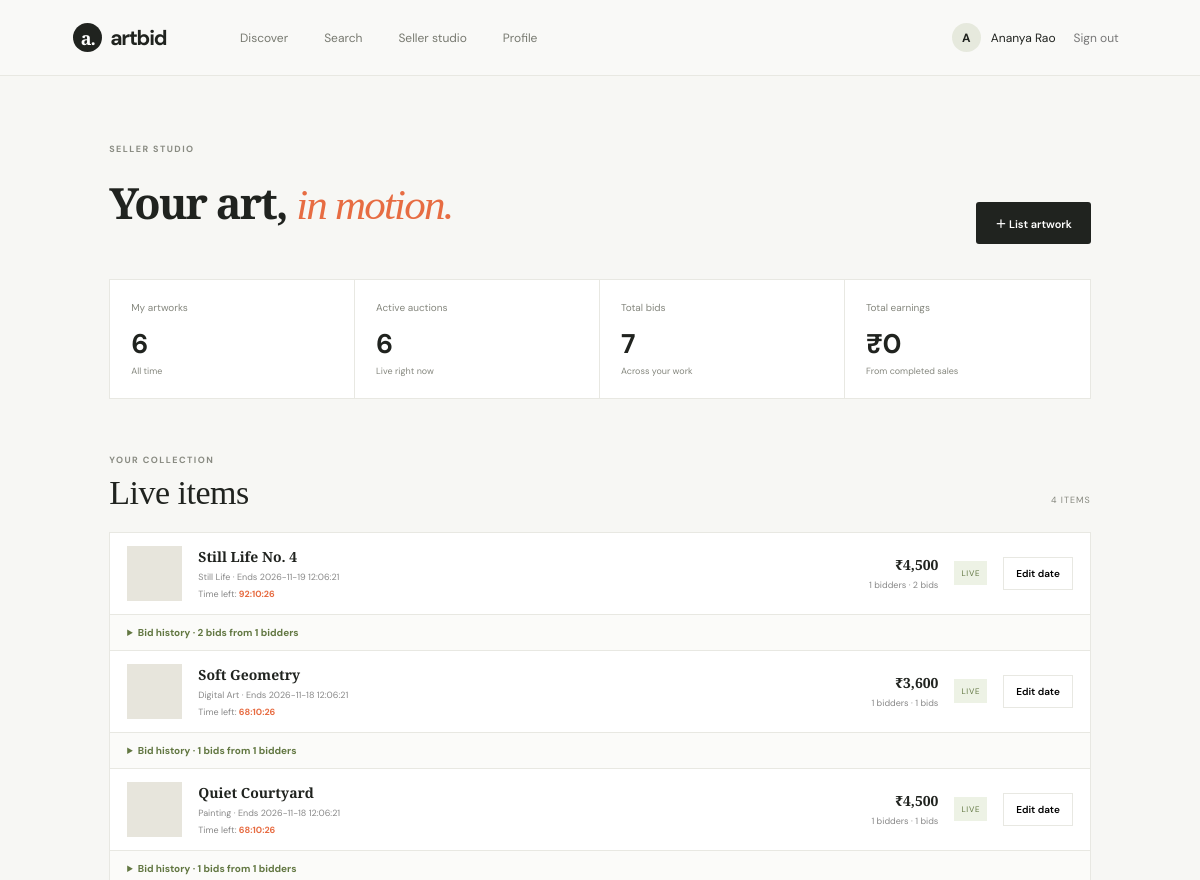
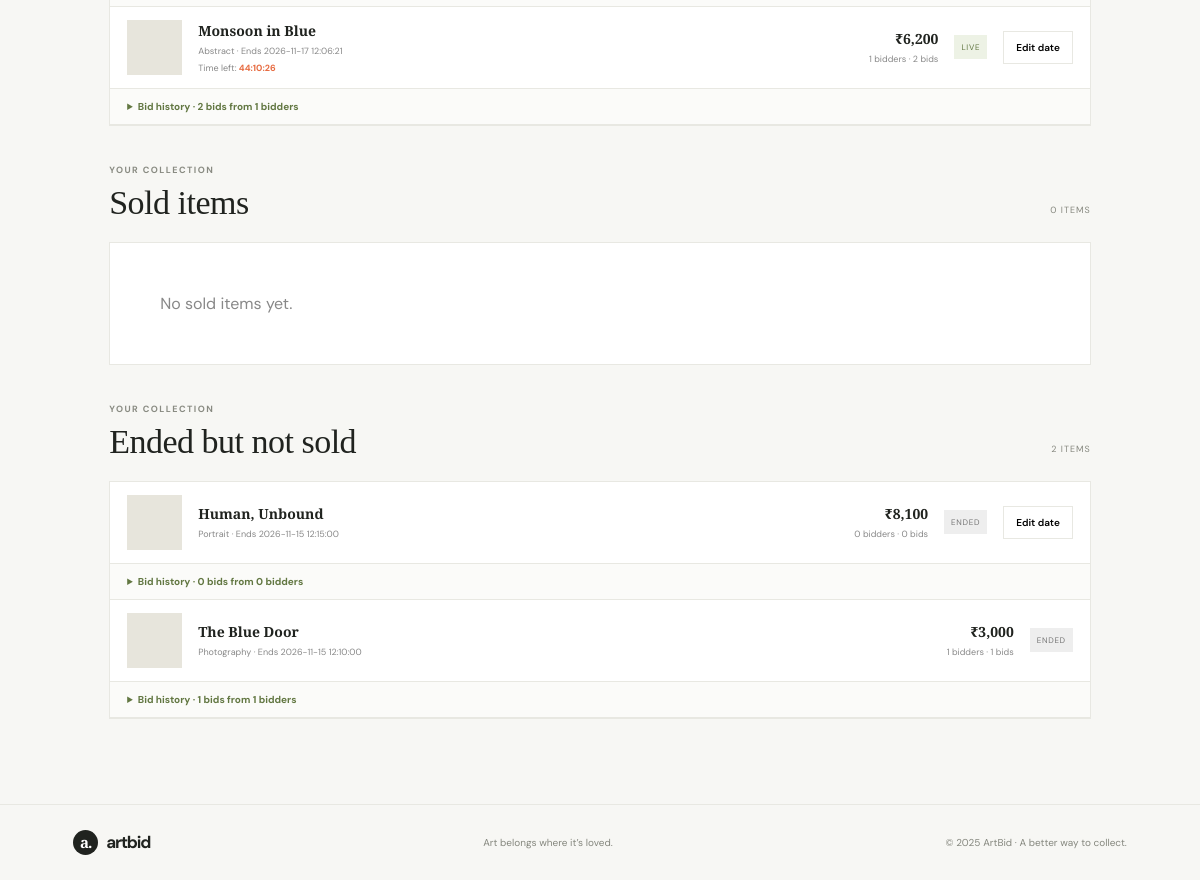
The app's page /?view=seller (signed in) with its own data (2 pictures, top to bottom).
### tables this page shows
CREATE TABLE `users` (
  `id` int(10) unsigned NOT NULL AUTO_INCREMENT,
  `name` varchar(120) NOT NULL,
  `email` varchar(190) NOT NULL,
  `password` varchar(255) NOT NULL,
  `role` enum('Seller','Buyer') NOT NULL DEFAULT 'Buyer',
  `phone` varchar(32) DEFAULT NULL,
  `location` varchar(160) DEFAULT NULL,
  `bio` text DEFAULT NULL,
  `created_at` timestamp NOT NULL DEFAULT current_timestamp(),
  `upi_id` varchar(100) DEFAULT NULL,
  PRIMARY KEY (`id`),
  UNIQUE KEY `email` (`email`)
);

CREATE TABLE `artworks` (
  `id` int(10) unsigned NOT NULL AUTO_INCREMENT,
  `seller_id` int(10) unsigned NOT NULL,
  `title` varchar(180) NOT NULL,
  `description` text NOT NULL,
  `category` varchar(80) NOT NULL,
  `image_url` varchar(1000) DEFAULT NULL,
  `base_price` decimal(12,2) NOT NULL,
  `starts_at` datetime NOT NULL,
  `ends_at` datetime NOT NULL,
  `created_at` timestamp NOT NULL DEFAULT current_timestamp(),
  PRIMARY KEY (`id`),
  KEY `seller_id` (`seller_id`),
  KEY `auction_ends` (`ends_at`),
  KEY `artwork_category` (`category`),
  CONSTRAINT `artworks_ibfk_1` FOREIGN KEY (`seller_id`) REFERENCES `users` (`id`) ON DELETE CASCADE
);

### includes/data.php (called while the page is built, shortened)
<?php
$view = $_GET['view'] ?? 'discover';
if ($pdo) {
    if ($me) {
        $q = $pdo->prepare('SELECT id, name, email, role, phone, location, bio, upi_id FROM users WHERE id = ?');
        $q->execute([$me['id']]);
    }
    if ($me && $me['role'] === 'Seller') {
        $q = $pdo->prepare('SELECT COUNT(*) total,
                                   (SELECT COUNT(*) FROM artworks WHERE seller_id = ? AND ends_at > NOW()) active,
                                   (SELECT COUNT(*) FROM bids b JOIN artworks a ON a.id = b.artwork_id WHERE a.seller_id = ?) bids,
                                   (SELECT COALESCE(SUM(w.amount), 0) FROM bids w JOIN artworks a ON a.id=w.artwork_id
                                    WHERE a.seller_id=? AND a.ends_at<NOW()
                                    AND w.id=(SELECT b2.id FROM bids b2 WHERE b2.artwork_id=a.id ORDER BY b2.amount DESC,b2.created_at ASC,b2.id ASC LIMIT 1)) earnings
                            FROM artworks WHERE seller_id = ?');
        $q->execute([$me['id'], $me['id'], $me['id'], $me['id']]);
        $dash = $q->fetch(PDO::FETCH_ASSOC);
        $q = $pdo->prepare('SELECT a.*, COALESCE(MAX(b.amount), a.base_price) current_bid,
                                   COUNT(DISTINCT b.buyer_id) bidders, COUNT(b.id) bid_count,
                                   CASE WHEN a.ends_at<=NOW() THEN (SELECT u.name FROM bids wb JOIN users u ON u.id=wb.buyer_id WHERE wb.artwork_id=a.id ORDER BY wb.amount DESC, wb.created_at ASC, wb.id ASC LIMIT 1) ELSE NULL END winner_name,
                                   CASE WHEN a.ends_at<=NOW() THEN (SELECT u.email FROM bids wb JOIN users u ON u.id=wb.buyer_id WHERE wb.artwork_id=a.id ORDER BY wb.amount DESC, wb.created_at ASC, wb.id ASC LIMIT 1) ELSE NULL END winner_email,
                                   CASE WHEN a.ends_at<=NOW() THEN (SELECT u.phone FROM bids wb JOIN users u ON u.id=wb.buyer_id WHERE wb.artwork_id=a.id ORDER BY wb.amount DESC, wb.created_at ASC, wb.id ASC LIMIT 1) ELSE NULL END winner_phone,
                                   CASE WHEN a.ends_at<=NOW() THEN (SELECT u.location FROM bids wb JOIN users u ON u.id=wb.buyer_id WHERE wb.artwork_id=a.id ORDER BY wb.amount DESC, wb.created_at ASC, wb.id ASC LIMIT 1) ELSE NULL END winner_location,
                                   CASE WHEN a.ends_at<=NOW() THEN (SELECT u.bio FROM bids wb JOIN users u ON u.id=wb.buyer_id WHERE wb.artwork_id=a.id ORDER BY wb.amount DESC, wb.created_at ASC, wb.id ASC LIMIT 1) ELSE NULL END winner_bio
                            FROM artworks a LEFT JOIN bids b ON b.artwork_id = a.id
                            WHERE a.seller_id = ? GROUP BY a.id ORDER BY a.ends_at DESC');
        $q->execute([$me['id']]);
        $sellerArts = $q->fetchAll(PDO::FETCH_ASSOC);
    }
}

### includes/helpers.php (called while the page is built, shortened)
<?php
function e($s){return htmlspecialchars((string)$s,ENT_QUOTES,'UTF-8');}
function money($n){return '₹'.number_format((float)$n);}

### views/seller-studio.php (the view, shortened to what this page needs)
<?php
if($view==='seller'&&$me&&$me['role']==='Seller'):
 $liveArts=[];$soldArts=[];$endedArts=[];
 foreach($sellerArts as $art){
  if(strtotime($art['ends_at'])>time())$liveArts[]=$art;
  elseif(!empty($art['winner_name']))$soldArts[]=$art;
  else $endedArts[]=$art;
 }
 $collectionGroups=['Live items'=>$liveArts,'Sold items'=>$soldArts,'Ended but not sold'=>$endedArts];
?>
<section class="dashboard">
 <div class="dash-head"><div><div class="eyebrow">SELLER STUDIO</div><h1>Your art, <em>in motion.</em></h1></div><button class="btn btn-dark" onclick="document.querySelector('#create').showModal()">＋ List artwork</button></div>
 <div class="metrics"><div class="metric"><span>My artworks</span><b><?= (int)($dash['total']??0)?></b><small>All time</small></div><div class="metric"><span>Active auctions</span><b><?= (int)($dash['active']??0)?></b><small>Live right now</small></div><div class="metric"><span>Total bids</span><b><?= (int)($dash['bids']??0)?></b><small>Across your work</small></div><div class="metric"><span>Total earnings</span><b><?=money($dash['earnings']??0)?></b><small>From completed sales</small></div></div>
 <?php foreach($collectionGroups as $groupName=>$groupArts):?>
  <div class="section-title seller-group-heading"><div><div class="eyebrow">YOUR COLLECTION</div><h2><?=e($groupName)?></h2></div><span class="lot-count"><?=count($groupArts)?> ITEMS</span></div>
  <div class="seller-list">
   <?php if(!$groupArts):?><div class="empty seller-group-empty">No <?=strtolower(e($groupName))?> yet.</div><?php endif;?>
   <?php foreach($groupArts as $a):$isActive=strtotime($a['ends_at'])>time();$isSold=!$isActive&&!empty($a['winner_name']);$canEdit=$isActive||(!$isSold&&(int)$a['bid_count']===0);$dateDialog='edit-end-'.$a['id'];?>
    <div class="seller-row"><a class="seller-art-link" href="?artwork=<?=$a['id']?>"><span class="seller-thumb" style="background-image:url('<?=e($a['image_url'])?>')"></span><span class="seller-work"><b><?=e($a['title'])?></b><small><?=e($a['category'])?> · Ends <?=e($a['ends_at'])?></small><?php if($isActive):?><small>Time left: <span class="timer" data-end="<?=e($a['ends_at'])?>" data-end-epoch="<?=strtotime($a['ends_at'])*1000?>">--:--:--</span></small><?php endif;?></span><span class="seller-bid"><b><?=money($a['current_bid'])?></b><small><?= (int)$a['bidders']?> bidders · <?= (int)$a['bid_count']?> bids</small></span><span class="status-chip <?=$isActive?'':($isSold?'sold-chip':'ended-chip')?>"><?=$isActive?'LIVE':($isSold?'SOLD':'ENDED')?></span></a>
     <?php if($canEdit):?><button class="edit-date-btn" type="button" onclick="document.getElementById('<?=$dateDialog?>').showModal()">Edit date</button><?php endif;?>
    </div>
    <details class="seller-bid-history"><summary>Bid history · <?= (int)$a['bid_count'] ?> bids from <?= (int)$a['bidders'] ?> bidders</summary></details>
   <?php endforeach;?>
  </div>
 <?php endforeach;?>
</section>
<?php endif;?>

### views/header.php (shortened to what this page needs)
<!doctype html><html lang="en"><head><link rel="stylesheet" href="assets/css/style.css?v=20261115-12"></head><body>
<header class="top"><a class="brand" href="index.php"><span class="brand-mark">a.</span> artbid</a><nav><a class="<?= $view==='discover'?'active':'' ?>" href="index.php">Discover</a><a class="<?= $view==='search'?'active':'' ?>" href="?view=search">Search</a><?php if($me && $me["role"]==="Buyer"):?><a href="?view=dashboard">My bids</a><?php elseif($me):?><a href="?view=seller">Seller studio</a><?php endif;?><?php if($me):?><a class="<?= $view==='profile'?'active':'' ?>" href="?view=profile">Profile</a><?php endif;?></nav><div class="account"><?php if($me):?><span class="avatar"><?=e(strtoupper(substr($me['name'],0,1)))?></span><span class="account-name"><?=e($me['name'])?></span><form method="post"><?=csrf_field()?><input type="hidden" name="action" value="logout"><button class="text-btn">Sign out</button></form><?php else:?><button class="btn btn-dark" onclick="document.querySelector('#auth').showModal()">Sign in</button><?php endif;?></div></header>
<main>

### assets/css/style.css (style rules this page uses)
:root { --ink:#20231f;--muted:#777a72;--paper:#f7f7f4;--line:#e8e8e2;--orange:#e76c42;--green:#b4d37c }
* { box-sizing:border-box }
body { margin:0;background:var(--paper);color:var(--ink);font-family:'DM Sans',sans-serif }
a { color:inherit;text-decoration:none }
.top { height:76px;border-bottom:1px solid var(--line);display:flex;align-items:center;padding:0 6.1%;gap:7%;background:rgba(250,250,248,.92);position:sticky;top:0;z-index:3 }
.brand { font-size:21px;font-weight:700;letter-spacing:-1.2px;display:flex;align-items:center;gap:8px }
.brand-mark { background:var(--ink);color:white;font-family:'Playfair Display';font-size:18px;width:29px;height:29px;display:grid;place-items:center;border-radius:50%;letter-spacing:-1px }
.top nav { display:flex;gap:36px;align-items:center;flex:1;font-size:12px;color:#777970 }
.top nav a { height:76px;display:flex;align-items:center;position:relative }
.account { display:flex;align-items:center;gap:10px;font-size:12px }
.account form { margin:0 }
.avatar { background:#e6e9dd;width:29px;height:29px;border-radius:50%;display:grid;place-items:center;font-weight:700 }
.text-btn { border:0;background:none;font:inherit;color:#777;cursor:pointer;padding:8px }
.btn { border:0;padding:13px 19px;border-radius:3px;font:600 11px 'DM Sans';cursor:pointer;display:inline-flex;align-items:center;justify-content:center;gap:20px }
.btn-dark { background:var(--ink);color:white }
.eyebrow { font-size:9px;font-weight:700;letter-spacing:1.45px;color:#898b82 }
.hero h1,.dash-head h1 { font:600 61px/.99 'Playfair Display';letter-spacing:-1.8px;margin:27px 0 17px }
.hero h1 em,.section-title h2 em,.dash-head em,dialog h2 em,.detail h1 em { color:var(--orange);font-weight:500 }
.market,.dashboard { padding:67px 9.1% 85px }
.section-title,.dash-head { display:flex;justify-content:space-between;align-items:end }
.section-title h2 { font:500 34px 'Playfair Display';margin:8px 0 0;letter-spacing:-.5px }
.lot-count { font-size:9px;letter-spacing:1px;color:#85877e;padding-bottom:6px }
.empty { padding:50px;color:#888 }
.dashboard { min-height:65vh }
.dash-head { margin-bottom:35px }
.dash-head h1 { font-size:43px }
.metrics { display:grid;grid-template-columns:repeat(4,1fr);border:1px solid var(--line);background:white;margin:30px 0 55px }
.metric { padding:21px;border-right:1px solid var(--line) }
.metric:last-child { border:0 }
.metric span,.metric small { display:block;font-size:10px;color:#85877e }
.metric b { display:block;font-size:27px;margin:12px 0 4px }
.metric small { font-size:9px }
.seller-list { background:#fff;border:1px solid var(--line);margin-top:20px }
.seller-row { display:flex;align-items:center;gap:16px;padding:13px 17px;border-bottom:1px solid var(--line) }
.seller-thumb { width:55px;height:55px;background:#e7e5dc center/cover;flex:none }
.seller-work { flex:1 }
.seller-work b,.seller-bid b { display:block;font:600 14px 'Playfair Display' }
.seller-work small,.seller-bid small { display:block;margin-top:5px;font-size:9px;color:#888 }
.seller-bid { text-align:right }
.status-chip { font-size:8px;letter-spacing:.7px;padding:7px;background:#edf2e5;color:#627742 }
.seller-art-link { display:flex;align-items:center;gap:16px;flex:1;min-width:0 }
.seller-row .seller-work { min-width:0 }
.edit-date-btn { flex:none;border:1px solid var(--line);background:#fff;padding:9px 12px;font:600 10px 'DM Sans';cursor:pointer }
.ended-chip { background:#eee;color:#777 }
.seller-group-heading { margin-top:38px }
.seller-work .timer { color:var(--orange);font-weight:700;white-space:nowrap }
.seller-bid-history { padding:11px 17px;border-bottom:1px solid var(--line);background:#fbfbf9 }
.seller-bid-history summary { cursor:pointer;color:#627742;font-size:10px;font-weight:700 }

### records on screen
users: name "A", name "Ananya Rao"
artworks: title "Still Life No. 4", category "Still Life", ends_at "2026-11-19 12:06:21", current_bid "₹4,500", bidders "1", bid_count "2", shows "LIVE"
artworks: title "Soft Geometry", category "Digital Art", ends_at "2026-11-18 12:06:21", current_bid "₹3,600", bidders "1", bid_count "1", shows "LIVE"
artworks: title "Quiet Courtyard", category "Painting", ends_at "2026-11-18 12:06:21", current_bid "₹4,500", bidders "1", bid_count "1", shows "LIVE"
artworks: title "Monsoon in Blue", category "Abstract", ends_at "2026-11-17 12:06:21", current_bid "₹6,200", bidders "1", bid_count "2", shows "LIVE"
artworks: title "Human, Unbound", category "Portrait", ends_at "2026-11-15 12:15:00", current_bid "₹8,100", bidders "0", bid_count "0", shows "ENDED"
artworks: title "The Blue Door", category "Photography", ends_at "2026-11-15 12:10:00", current_bid "₹3,000", bidders "1", bid_count "1", shows "ENDED"

### other values on screen
$dash['total'] "6"
$dash['active'] "6"
$dash['bids'] "7"
money($dash['earnings']??0) "₹0"
$groupName "Live items"
count($groupArts) "4"
$groupName "Sold items"
count($groupArts) "0"
$groupName "sold items"
$groupName "Ended but not sold"
count($groupArts) "2"
